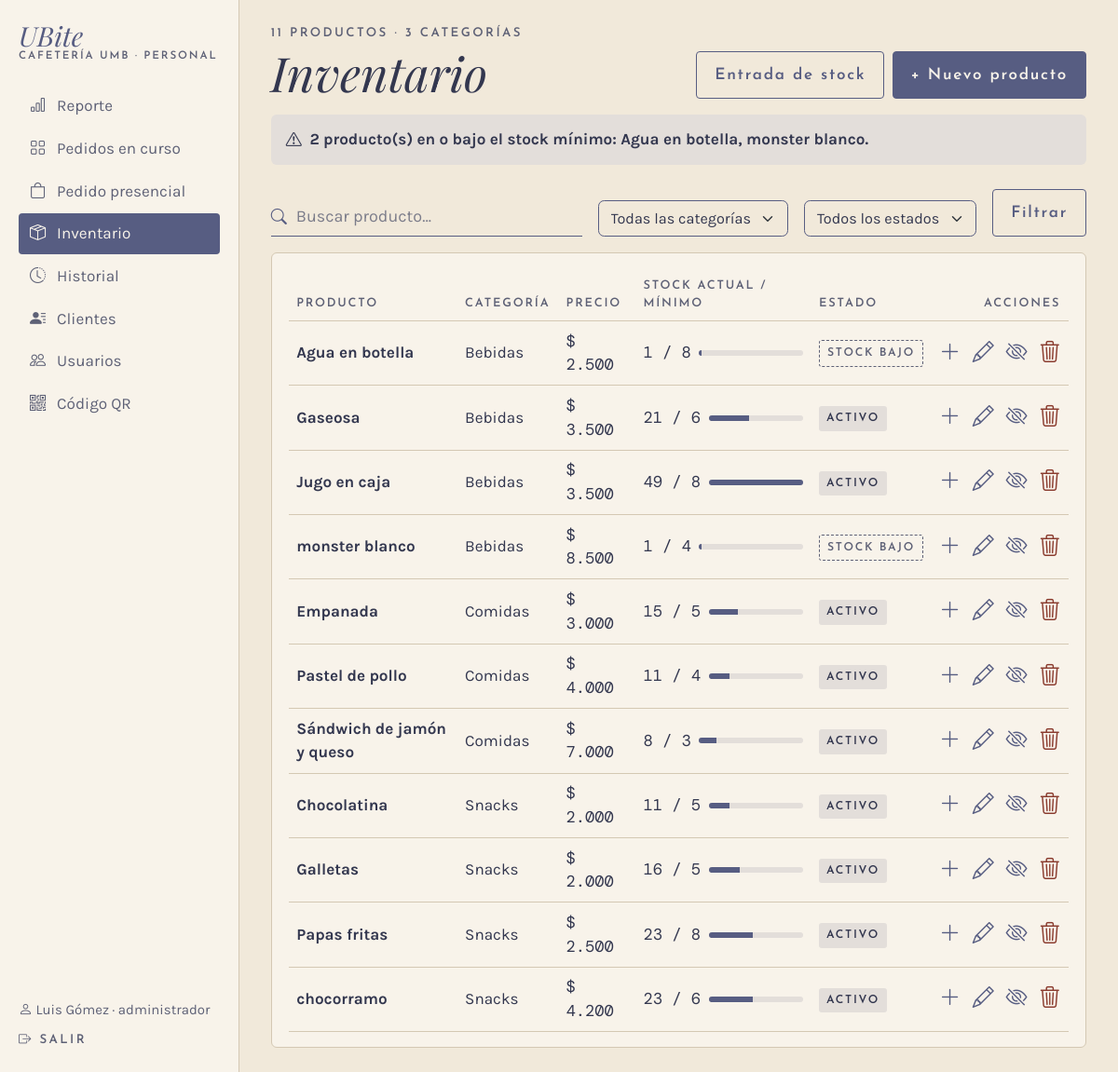
Before: /inventario/ (signed in) with the older database file.
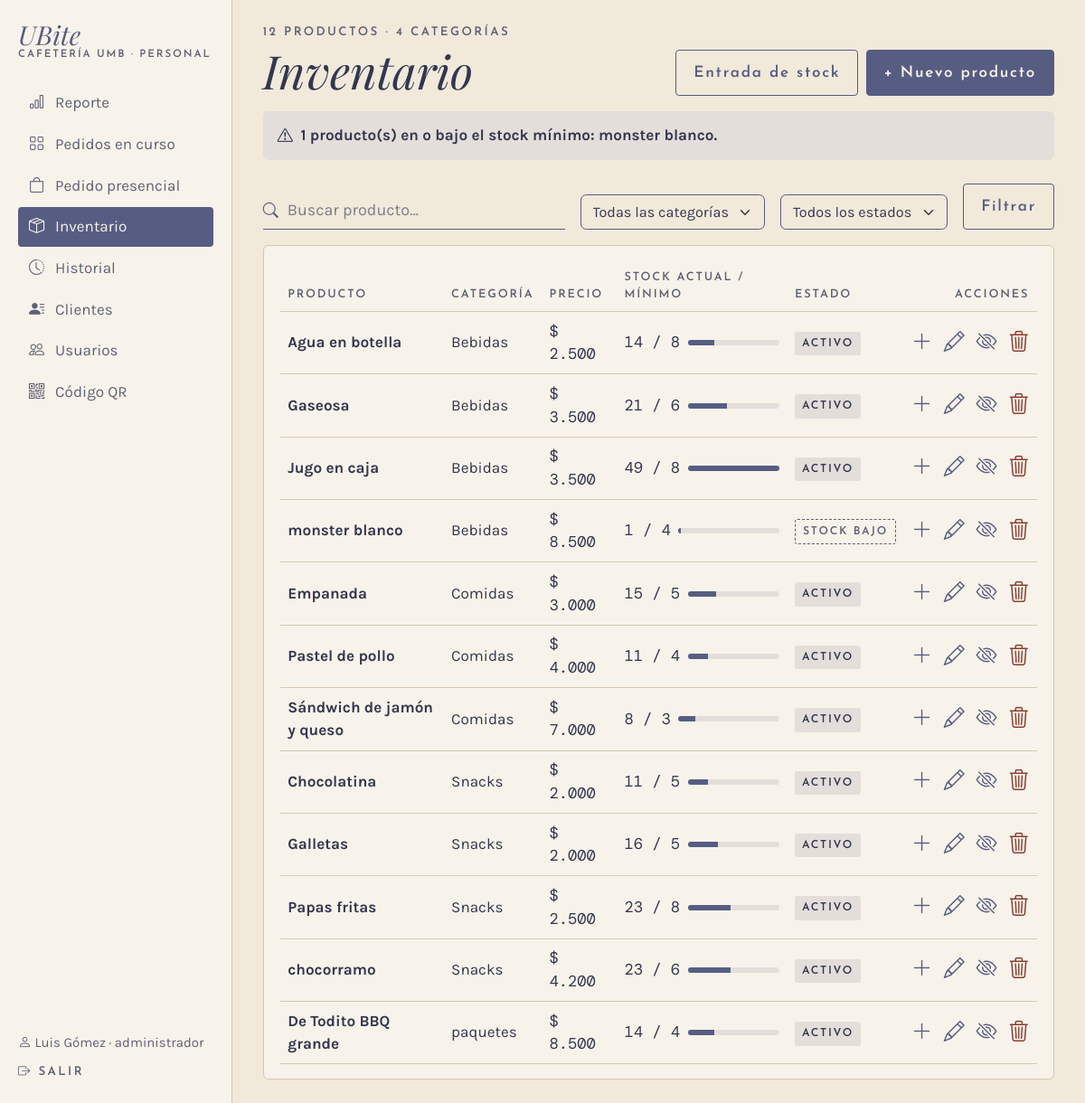
After: the same page with the newer database file.
### app/models.py (models this page shows, shortened)
class Usuario(UserMixin, db.Model):
    __tablename__ = "usuario"
    __table_args__ = (
        db.CheckConstraint("rol IN ('cajero', 'administrador')", name="ck_usuario_rol"),
    )
    id_usuario = db.Column(db.Integer, primary_key=True, autoincrement=True)
    nombre = db.Column(db.Text, nullable=False)
    rol = db.Column(db.Text, nullable=False)
    username = db.Column(db.Text, nullable=False, unique=True)
    password_hash = db.Column(db.Text, nullable=False)
    activo = db.Column(db.Boolean, nullable=False, default=True)
    @property
    def is_active(self):
        return bool(self.activo)

class Producto(db.Model):
    __tablename__ = "producto"
    __table_args__ = (
        db.CheckConstraint("precio > 0", name="ck_producto_precio"),
        db.CheckConstraint("stock_actual >= 0", name="ck_producto_stock"),
        db.CheckConstraint("stock_minimo >= 0", name="ck_producto_minimo"),
    )
    id_producto = db.Column(db.Integer, primary_key=True, autoincrement=True)
    nombre = db.Column(db.Text, nullable=False)
    descripcion = db.Column(db.Text)
    precio = db.Column(db.Float, nullable=False)
    stock_actual = db.Column(db.Integer, nullable=False, default=0)
    stock_minimo = db.Column(db.Integer, nullable=False, default=0)
    activo = db.Column(db.Boolean, nullable=False, default=True)
    id_categoria = db.Column(db.Integer, db.ForeignKey("categoria.id_categoria"), nullable=False)
    categoria = db.relationship("Categoria", back_populates="productos")

class Categoria(db.Model):
    __tablename__ = "categoria"
    id_categoria = db.Column(db.Integer, primary_key=True, autoincrement=True)
    nombre = db.Column(db.Text, nullable=False, unique=True)
    productos = db.relationship("Producto", back_populates="categoria", lazy=True)

### app/routes/inventario.py (the view)
@bp.route("/")
@rol_requerido("cajero", "administrador")
def lista():
    filtros = {"buscar": request.args.get("buscar", "")[:60],
               "categoria": request.args.get("categoria", ""),
               "estado": request.args.get("estado", "")}
    todos = gestion.inventario()
    productos = gestion.inventario(**filtros) if any(filtros.values()) else todos
    bajos = [p for p in todos if p.activo and p.stock_actual <= p.stock_minimo]
    return render_template("inventario/lista.html", productos=productos, bajos=bajos, total=len(todos),
                           filtros=filtros, estado=gestion.estado_producto,
                           categorias=Categoria.query.order_by(Categoria.nombre).all(),
                           tope=max([p.stock_actual for p in todos] + [1]))

### app/__init__.py (called while the page is built)
def pesos(valor):
    return f"{valor:,.0f}".replace(",", ".")

@login_manager.user_loader
def cargar_usuario(id_usuario):
    from .models import Usuario
    return db.session.get(Usuario, int(id_usuario))

### app/database.py (called while the page is built)
@event.listens_for(Engine, "begin")
def _iniciar(conexion):
    conexion.exec_driver_sql("BEGIN IMMEDIATE" if _escritura.get() else "BEGIN")

### app/gestion.py (called while the page is built)
def estado_producto(p):
    if not p.activo:
        return "inactivo"
    if p.stock_actual == 0:
        return "agotado"
    if p.stock_actual <= p.stock_minimo:
        return "stock bajo"
    return "activo"

def inventario(buscar="", categoria="", estado=""):
    productos = (Producto.query.join(Categoria)
                 .order_by(Categoria.nombre, Producto.nombre).all())
    buscar = buscar.strip().lower()
    if buscar:
        productos = [p for p in productos if buscar in p.nombre.lower()]
    if categoria:
        productos = [p for p in productos if p.categoria.nombre == categoria]
    if estado:
        productos = [p for p in productos if estado_producto(p) == estado]
    return productos

### app/routes/__init__.py (called while the page is built)
def rol_requerido(*roles):
    def decorador(vista):
        @wraps(vista)
        @login_required
        def envoltura(*args, **kwargs):
            if current_user.rol not in roles:
                abort(403)
            return vista(*args, **kwargs)
        return envoltura
    return decorador

def datos_menu():
    if not current_user.is_authenticated:
        return {}
    from flask import request
    admin = current_user.rol == "administrador"
    seccion = request.endpoint
    if seccion in ("inventario.entrada", "inventario.producto"):
        seccion = "inventario.lista"
    return {"es_admin": admin, "seccion": seccion,
            "menu_personal": MENU_ADMIN if admin else MENU_CAJERO,
            "menu_inferior": INFERIOR_ADMIN if admin else INFERIOR_CAJERO}

### app/routes/cliente.py (called while the page is built)
@bp.app_context_processor
def datos_carrito():
    carrito = session.get("carrito", {})
    return {"unidades_carrito": sum(carrito.values())}

### app/templates/inventario/lista.html (shortened to what this page needs)
{% extends "caja/_base.html" %}
{% macro chip(p) %}
{% set e = estado(p) %}
<span class="chip {{ 'chip-punteado' if e in ('stock bajo', 'agotado', 'inactivo') }}">{{ e }}</span>
{% endmacro %}
{% block panel %}
<div class="d-flex flex-wrap justify-content-between align-items-end gap-3 mb-3">
  <div>
    <p class="etiqueta mb-1">{{ total }} productos · {{ categorias|length }} categorías</p>
    <h1 class="titulo display-5 mb-0">Inventario</h1>
  </div>
  <div class="d-flex gap-2 flex-fill flex-lg-grow-0">
    <a class="btn btn-contorno flex-fill" href="{{ url_for('inventario.entrada') }}">Entrada de stock</a>
    {% if es_admin %}<a class="btn btn-ubite flex-fill" href="{{ url_for('inventario.producto') }}">+ Nuevo producto</a>{% endif %}
  </div>
</div>
{% if bajos %}
<div class="aviso mb-4"><i class="bi bi-exclamation-triangle me-1"></i>
  {{ bajos|length }} producto(s) en o bajo el stock mínimo: {{ bajos|map(attribute="nombre")|join(", ") }}.
</div>
{% endif %}
<form method="get" class="d-flex flex-wrap gap-3 align-items-end mb-3" role="search">
  <div class="campo-icono flex-fill buscador"><i class="bi bi-search"></i>
    <input class="form-control linea-campo" name="buscar" value="{{ filtros.buscar }}" maxlength="60"
           placeholder="Buscar producto…" aria-label="Buscar producto">
  </div>
  <select class="form-select selector-categoria" name="categoria" aria-label="Categoría">
    <option value="">Todas las categorías</option>
  </select>
  <select class="form-select selector-categoria" name="estado" aria-label="Estado">
    <option value="">Todos los estados</option>
  </select>
  <button class="btn btn-contorno">Filtrar</button>
</form>
{% if not productos %}
<div class="aviso mb-4">No hay productos que coincidan con la búsqueda.</div>
{% else %}
<div class="tarjeta d-none d-md-block">
  <table class="table tabla-ubite align-middle mb-0">
    <thead><tr><th>Producto</th><th>Categoría</th><th>Precio</th><th>Stock actual / mínimo</th><th>Estado</th><th class="text-end">Acciones</th></tr></thead>
    <tbody>
    {% for p in productos %}
    <tr class="{{ 'text-body-secondary' if not p.activo }}">
      <td class="fw-bold">{{ p.nombre }}</td>
      <td class="suave">{{ p.categoria.nombre }}</td>
      <td class="mono">$ {{ p.precio|pesos }}</td>
      <td><div class="d-flex align-items-center gap-2">
        <span class="mono text-nowrap">{{ p.stock_actual }} / {{ p.stock_minimo }}</span>
        <div class="medidor flex-fill"><span style="width: {{ p.stock_actual / tope * 100 }}%"></span></div>
      </div></td>
      <td>{{ chip(p) }}</td>
      <td class="text-end text-nowrap">
        <a class="icono-btn" href="{{ url_for('inventario.entrada', producto=p.id_producto) }}" title="Entrada de stock de {{ p.nombre }}"><i class="bi bi-plus-lg"></i></a>
        {% if es_admin %}
        <a class="icono-btn ms-2" href="{{ url_for('inventario.producto', id_producto=p.id_producto) }}" title="Editar {{ p.nombre }}"><i class="bi bi-pencil"></i></a>
        <form method="post" action="{{ url_for('inventario.activo', id_producto=p.id_producto) }}" class="d-inline">
          <button class="icono-btn btn-icono ms-2" title="{{ 'Ocultar' if p.activo else 'Mostrar' }} {{ p.nombre }} en el menú">
            <i class="bi {{ 'bi-eye-slash' if p.activo else 'bi-eye' }}"></i></button>
        </form>
        <form method="post" action="{{ url_for('inventario.eliminar', id_producto=p.id_producto) }}" class="d-inline"
              onsubmit="return confirm('¿Eliminar {{ p.nombre }} del inventario? Esta acción no se puede deshacer.')">
          <button class="icono-btn btn-icono ms-2 peligro" title="Eliminar {{ p.nombre }}"><i class="bi bi-trash3"></i></button>
        </form>
        {% endif %}
      </td>
    </tr>
    {% endfor %}
    </tbody>
  </table>
</div>
{% endif %}
{% endblock %}

### app/templates/caja/_base.html (shortened to what this page needs)
{% extends "base.html" %}
{% block clase_main %}{{ 'con-lateral' if es_admin }} container-xl py-4 con-barra-inferior{% endblock %}
{% block encabezado %}
{% if es_admin %}
<aside class="lateral d-none d-lg-flex">
  <a class="marca mb-4" href="{{ url_for('admin.reporte') }}"><span class="nombre">UBite</span><span class="sub">Cafetería UMB · Personal</span></a>
  <nav>
    {% for ruta, texto, icono in menu_personal %}
    <a href="{{ url_for(ruta) }}" class="{{ 'activo' if seccion == ruta }}"><i class="bi {{ icono }}"></i>{{ texto }}</a>
    {% endfor %}
  </nav>
  <div class="mt-auto pt-4 small">
    <div class="suave mb-2"><i class="bi bi-person"></i> {{ current_user.nombre }} · {{ current_user.rol }}</div>
    <a href="{{ url_for('auth.salir') }}" class="etiqueta text-decoration-none"><i class="bi bi-box-arrow-right"></i> Salir</a>
  </div>
</aside>
{% endif %}
{% endblock %}
{% block contenido %}
{% block panel %}{% endblock %}
{% endblock %}

### app/templates/base.html (shortened to what this page needs)
<!DOCTYPE html>
<html lang="es">
<head>
  <link href="{{ url_for('static', filename='vendor/fuentes/fuentes.css') }}" rel="stylesheet">
  <link href="{{ url_for('static', filename='vendor/bootstrap/bootstrap.min.css') }}" rel="stylesheet">
  <link href="{{ url_for('static', filename='vendor/bootstrap-icons/bootstrap-icons.min.css') }}" rel="stylesheet">
  <link href="{{ url_for('static', filename='css/ubite.css') }}" rel="stylesheet">
</head>
<body>
  {% block encabezado %}{% endblock %}
  <main class="{% block clase_main %}container contenedor-movil py-4{% endblock %}">
    {% block contenido %}{% endblock %}
  </main>
</body>
</html>

### app/static/css/ubite.css (style rules this page uses)
:root { --papel: #F1E9DA; --papel-claro: #F8F3EA; --lavado: #E3DEDA; --linea: #D4C8B3; --tinta: #575D82; --tinta-oscura: #33374F; --tinta-suave: #5E6176; --alerta: #8A3B2E; --f-titulo: "Playfair Display", Georgia, serif; --f-etiqueta: "Josefin Sans", Arial, sans-serif; --f-texto: "Karla", Arial, sans-serif; --f-mono: "DM Mono", "Courier New", monospace; --bs-body-bg: var(--papel); --bs-body-color: var(--tinta-oscura); --bs-body-font-family: var(--f-texto); --bs-border-color: var(--linea); --bs-link-color-rgb: 51, 55, 79; --bs-link-hover-color-rgb: 87, 93, 130; }
html { background: var(--papel); font-size: clamp(16px, 0.55vw + 10.5px, 20px); }
body { min-height: 100vh; background: var(--papel); color: var(--tinta-oscura); font-family: var(--f-texto); }
.titulo { font-family: var(--f-titulo); font-style: italic; font-weight: 400; color: var(--tinta-oscura); line-height: 1.1; }
.etiqueta { font-family: var(--f-etiqueta); font-weight: 600; font-size: .78rem; letter-spacing: .18em; text-transform: uppercase; color: var(--tinta-suave); }
.mono { font-family: var(--f-mono); }
.suave { color: var(--tinta-suave); }
.marca { text-decoration: none; display: inline-block; line-height: 1; }
.marca .nombre { font-family: var(--f-titulo); font-style: italic; font-size: 1.7rem; color: var(--tinta); }
.marca .sub { display: block; margin-top: 2px; font-family: var(--f-etiqueta); font-weight: 600; font-size: .68rem; letter-spacing: .16em; text-transform: uppercase; color: var(--tinta-suave); }
.icono-btn { color: var(--tinta); font-size: 1.35rem; text-decoration: none; }
.btn { font-family: var(--f-etiqueta); font-weight: 600; letter-spacing: .1em; border-radius: 4px; padding: .7rem 1.1rem; }
.btn-ubite { background: var(--tinta); border: 1px solid var(--tinta); color: var(--papel-claro); }
.btn-contorno { background: transparent; border: 1px solid var(--tinta); color: var(--tinta); }
.btn-icono { background: none; border: 0; padding: 0; }
.icono-btn.peligro { color: var(--alerta); }
.form-control.linea-campo { background: transparent; border: 0; border-bottom: 1px solid var(--tinta); border-radius: 0; padding-left: 0; font-size: 1.05rem; color: var(--tinta-oscura); }
.campo-icono { display: flex; align-items: center; gap: 10px; border-bottom: 1px solid var(--tinta); }
.campo-icono i { color: var(--tinta); }
.campo-icono .linea-campo { border-bottom: 0; }
.form-control::placeholder { color: var(--tinta-suave); opacity: .8; }
.selector-categoria { width: auto; background-color: transparent; border-color: var(--tinta); color: var(--tinta-oscura); font-size: .95rem; }
.buscador { min-width: 14rem; }
.tarjeta { display: block; background: var(--papel-claro); border: 1px solid var(--linea); border-radius: 6px; padding: 16px 18px; }
.chip { display: inline-block; font-family: var(--f-etiqueta); font-weight: 600; font-size: .72rem; letter-spacing: .14em; text-transform: uppercase; background: var(--lavado); color: var(--tinta-oscura); padding: 4px 8px; border-radius: 3px; }
.chip-punteado { background: transparent; border: 1px dashed var(--tinta-suave); color: var(--tinta-suave); }
.aviso { background: var(--lavado); border-radius: 6px; padding: 14px 16px; font-weight: 600; }
.tabla-ubite { --bs-table-bg: transparent; --bs-table-color: var(--tinta-oscura); }
.tabla-ubite th { font-family: var(--f-etiqueta); font-size: .75rem; letter-spacing: .14em; text-transform: uppercase; color: var(--tinta-suave); font-weight: 600; }
.lateral { position: fixed; top: 0; bottom: 0; left: 0; width: 15rem; z-index: 30; flex-direction: column; padding: 24px 20px; background: var(--papel-claro); border-right: 1px solid var(--linea); overflow-y: auto; }
.lateral nav, .lateral-links { display: flex; flex-direction: column; gap: 2px; }
.lateral nav a, .lateral-links a { display: flex; align-items: center; gap: 12px; padding: 9px 12px; border-radius: 4px; color: var(--tinta-suave); text-decoration: none; }
.lateral nav a.activo, .lateral-links a.activo { background: var(--tinta); color: var(--papel-claro); }
@media (min-width: 992px) { .con-lateral { margin-left: 15rem; max-width: calc(100% - 15rem); padding-left: 2rem; padding-right: 2rem; } }
.medidor { height: 6px; background: var(--lavado); border-radius: 3px; overflow: hidden; min-width: 4rem; }
.medidor span { display: block; height: 100%; background: var(--tinta); }
.chip { white-space: nowrap; }

Changed rows visible on the page:
changed Producto "Agua en botella": stock_actual "1" → "14"; e "STOCK BAJO" → "ACTIVO"
added Producto: nombre "De Todito BBQ grande", categoria.nombre "paquetes", precio|pesos "8.500", stock_actual "14", stock_minimo "4", e "ACTIVO", activo True (drawn)
Other visible differences:
{{ total }}: "11" → "12"
{{ categorias|length }}: "3" → "4"
{{ bajos|length }}: "2" → "1"
{{ bajos|map(attribute="nombre")|join(", ") }}: "Agua en botella, monster blanco" → "monster blanco"
